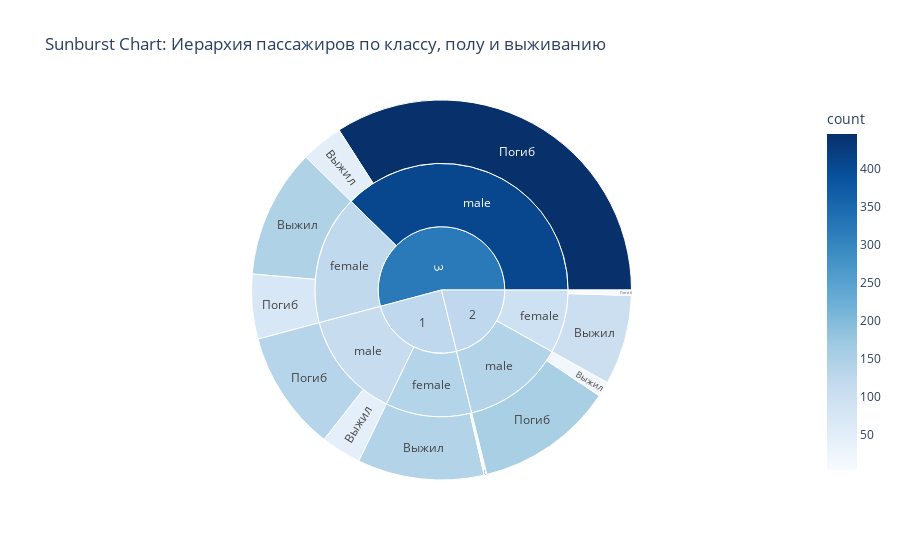

Source (notebook cell):
### Markdown cell above
Sunburst Chart

### Code cell
sunburst_data = combined_df.groupby(['Pclass', 'Sex', 'Survived'], observed=False).size().reset_index(name='count')
sunburst_data['Survived'] = sunburst_data['Survived'].map({0: 'Погиб', 1: 'Выжил'})

fig8 = px.sunburst(sunburst_data, path=['Pclass', 'Sex', 'Survived'], values='count',
                  title='Sunburst Chart: Иерархия пассажиров по классу, полу и выживанию',
                  color='count', color_continuous_scale='Blues')
fig8.show()

### Figure 1 — Plotly figure (JSON) as saved in the notebook; plotly's stock layout.template omitted (floating-point values rounded to 4 significant figures)
{"data": [{"branchvalues": "total", "customdata": [[3.0], [141.0], [134.0], [45.0], [6.0], [100.0], [154.0], [17.0], [72.0], [144.0], [446.0], [47.0], [138.1], [111.6], [94.68], [140.4], [120.0], [408.0], [123.4], [122.9], [320.2]], "domain": {"x": [0, 1], "y": [0, 1]}, "hovertemplate": "labels=%{label}<br>count_sum=%{value}<br>parent=%{parent}<br>id=%{id}<br>count=%{color}<extra></extra>", "ids": ["1/female/Погиб", "1/female/Выжил", "1/male/Погиб", "1/male/Выжил", "2/female/Погиб", "2/female/Выжил", "2/male/Погиб", "2/male/Выжил", "3/female/Погиб", "3/female/Выжил", "3/male/Погиб", "3/male/Выжил", "1/female", "1/male", "2/female", "2/male", "3/female", "3/male", "1", "2", "3"], "labels": ["Погиб", "Выжил", "Погиб", "Выжил", "Погиб", "Выжил", "Погиб", "Выжил", "Погиб", "Выжил", "Погиб", "Выжил", "female", "male", "female", "male", "female", "male", "1", "2", "3"], "marker": {"coloraxis": "coloraxis", "colors": [3.0, 141.0, 134.0, 45.0, 6.0, 100.0, 154.0, 17.0, 72.0, 144.0, 446.0, 47.0, 138.1, 111.6, 94.68, 140.4, 120.0, 408.0, 123.4, 122.9, 320.2]}, "name": "", "parents": ["1/female", "1/female", "1/male", "1/male", "2/female", "2/female", "2/male", "2/male", "3/female", "3/female", "3/male", "3/male", "1", "1", "2", "2", "3", "3", "", "", ""], "type": "sunburst", "values": [3.0, 141.0, 134.0, 45.0, 6.0, 100.0, 154.0, 17.0, 72.0, 144.0, 446.0, 47.0, 144.0, 179.0, 106.0, 171.0, 216.0, 493.0, 323.0, 277.0, 709.0]}], "layout": {"coloraxis": {"colorbar": {"title": {"text": "count"}}, "colorscale": [[0, "rgb(247,251,255)"], [0.125, "rgb(222,235,247)"], [0.25, "rgb(198,219,239)"], [0.375, "rgb(158,202,225)"], [0.5, "rgb(107,174,214)"], [0.625, "rgb(66,146,198)"], [0.75, "rgb(33,113,181)"], [0.875, "rgb(8,81,156)"], [1, "rgb(8,48,107)"]]}, "legend": {"tracegroupgap": 0}, "title": {"text": "Sunburst Chart: Иерархия пассажиров по классу, полу и выживанию"}}}
